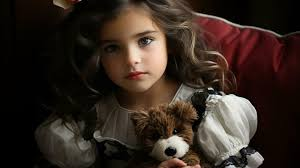
#> input picture images/images.jpeg, 300 x 168 px, found by its file name
$ python Ttest.py
#> lines starting #> are read from the running program, lines starting #| are printed output that depends on the picture
import matplotlib.pyplot as plt
import numpy as np

# Load image (grayscale)
img = plt.imread('/Users/akhi/Desktop/DIP/images/images.jpeg')
#> img is the input picture: shape (168, 300, 3); mean R, G, B 52.8, 40.3, 32.4

# If image is RGB, convert to grayscale manually
if img.ndim == 3:
    img = img[:, :, 0]   # take one channel for simplicity
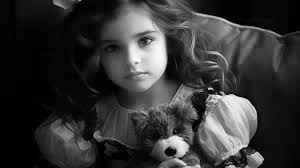
#> img: shape (168, 300); min 0, max 255, mean 52.8

# If image is normalized (0–1), convert to 0–255
if img.max() <= 1.0:
    img = (img * 255).astype(np.uint8)

# Step 1: Initialize histogram array
hist = np.zeros(256, dtype=int)

# Step 2: Count pixel intensities manually
rows, cols = img.shape
#> rows = 168; cols = 300
for i in range(rows):
    for j in range(cols):
        intensity = img[i, j]
        hist[intensity] += 1
#> after the loop, hist = 256 values, max 2300 at index 0, min 0 at index 253, mean 196.9

# Step 3: Plot histogram manually
plt.figure()
plt.plot(hist)
plt.title("Manual Histogram")
plt.xlabel("Gray Level")
plt.ylabel("Number of Pixels")
plt.show()
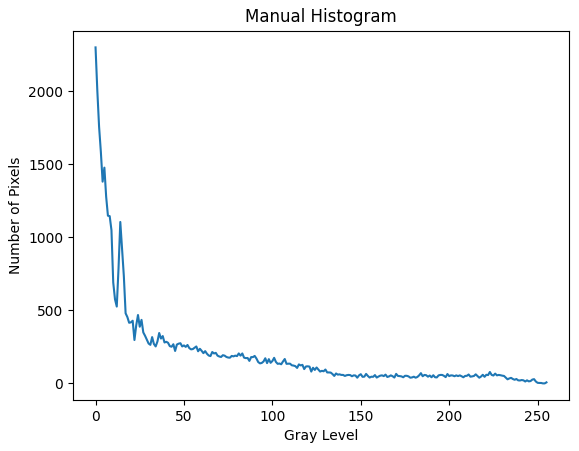
#> figure drawn by matplotlib, 1 panel; curve peaks at x = 0, y = 2300

$ run again, with images/FLOWER.jpeg copied over images/images.jpeg
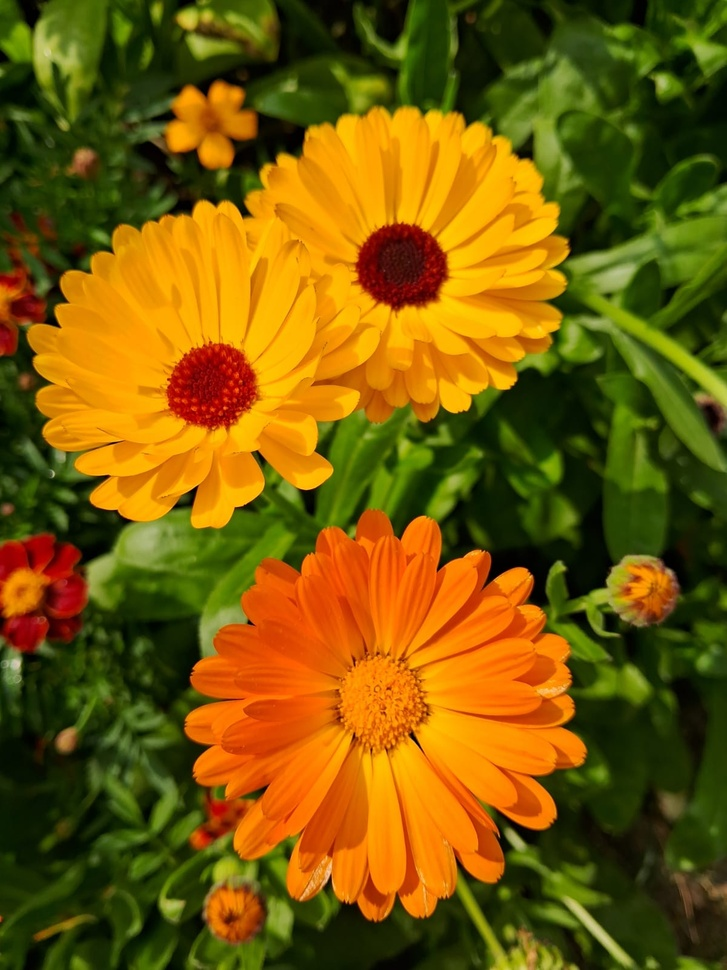
#> input picture images/FLOWER.jpeg, 727 x 970 px, shrunk from 1200 x 1600 before the run, found by its file name
#> img is the input picture: shape (970, 727, 3); mean R, G, B 119.3, 89.5, 6.7
#> `img = img[:, :, 0]`:
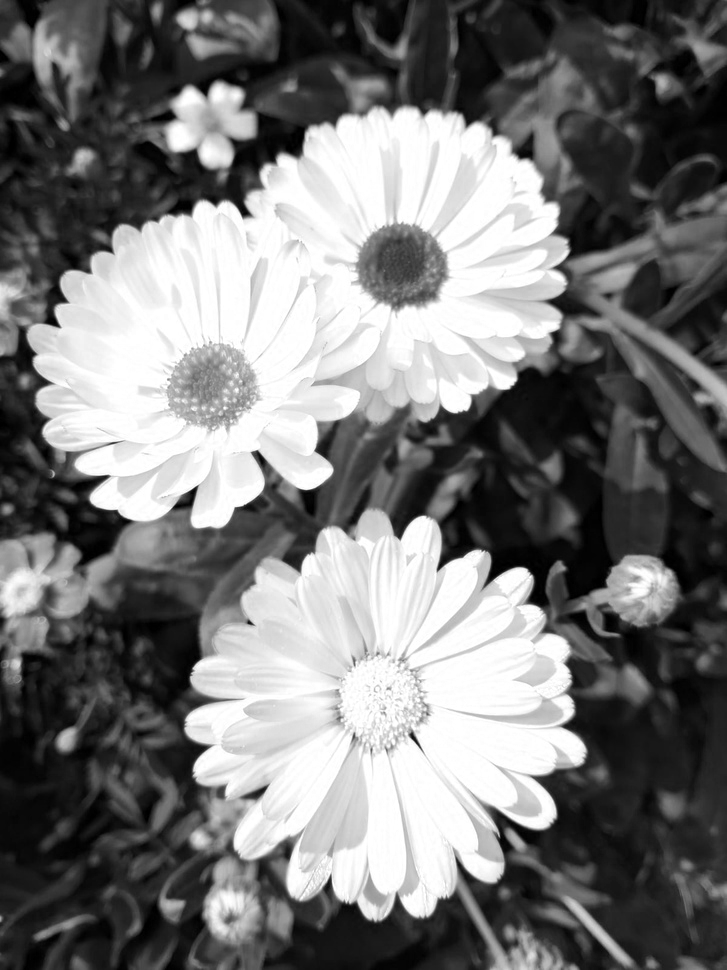
#> img: shape (970, 727); min 0, max 255, mean 119.3
#> after the loop `for i in range(rows):`: hist = 256 values, max 50722 at index 255, min 646 at index 175, mean 2754.6
#> `plt.show()`:
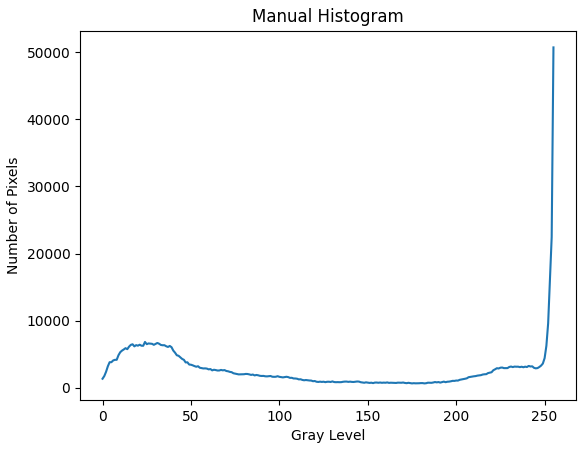
#> figure drawn by matplotlib, 1 panel; curve peaks at x = 255, y = 50722

$ run again, with images/lily.jpeg copied over images/images.jpeg
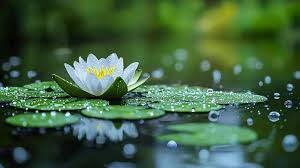
#> input picture images/lily.jpeg, 300 x 168 px, found by its file name
#> img is the input picture: shape (168, 300, 3); mean R, G, B 64.2, 96.2, 64.3
#> `img = img[:, :, 0]`:
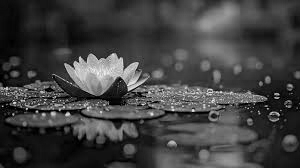
#> img: shape (168, 300); min 0, max 245, mean 64.2
#> after the loop `for i in range(rows):`: hist = 256 values, max 696 at index 18, min 0 at index 235, mean 196.9
#> `plt.show()`:
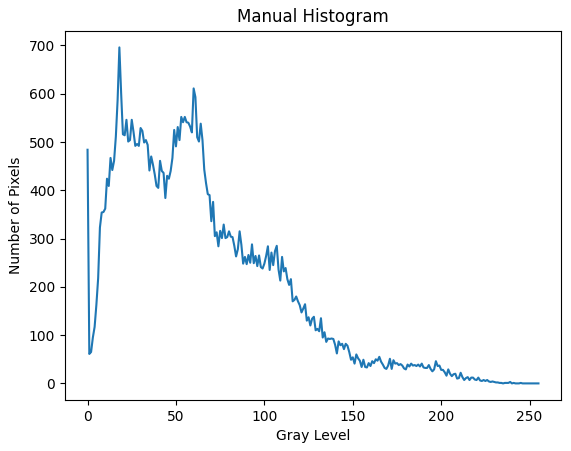
#> figure drawn by matplotlib, 1 panel; curve peaks at x = 18, y = 696
